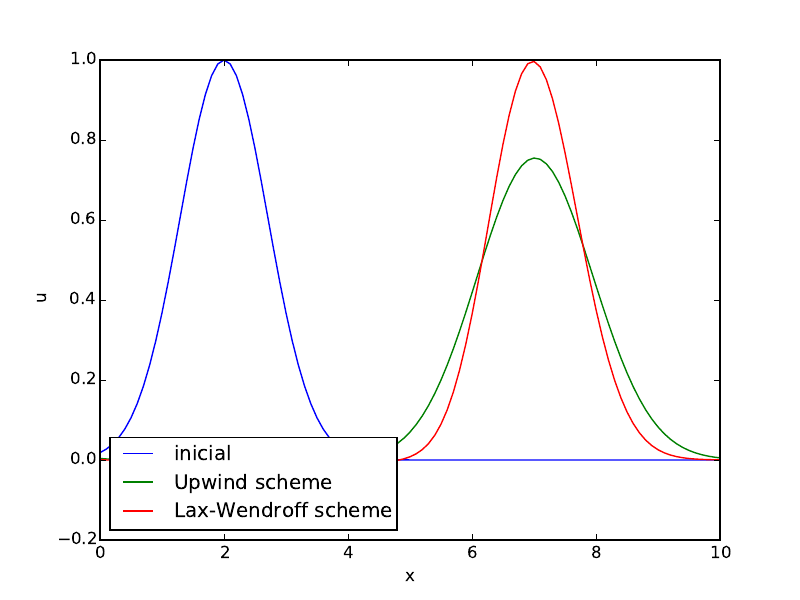

The script that saved this image:
import numpy as np
import matplotlib.pyplot as plt


def upwind(u_now, alpha, N_t):
    u_new = u_now.copy()
    N_x = len(u_now)
    for j in range(N_t):
        for i in range(N_x):
            u_new[i] = u_now[i] - alpha * (u_now[i] - u_now[i-1])

        u_now = u_new.copy()
    return u_now

def lax_wendroff(u_now, alpha, N_t):
    u_new = u_now.copy()
    N_x = len(u_now)
    a = (alpha/2.0)*(alpha+1.0)
    b = 1.0 -alpha**2
    c = (alpha/2.0)*(alpha-1.0)

    for j in range(N_t):
        for i in range(N_x):
            u_new[i] = a * u_now[i-1] + b * u_now[i] + c * u_now[(i+1)%N_x]

        u_now = u_new.copy()
    return u_now

def inicial(L=10.0, T=10.0, delta_x=0.1, delta_t=0.05, c=0.5):
    alpha = c * delta_t/delta_x
    print('alpha = {}'.format(alpha))
    N_x = int(L/delta_x + 1)
    N_t = int(T/delta_t + 1)
    x = np.linspace(0,L,N_x)
    u = np.exp(-(2.0-x)**2)
    return x, u, alpha, N_t


x, u, alpha, N_t = inicial()
plt.plot(x,u, label='inicial')

u = upwind(u, alpha, N_t)
plt.plot(x,u, label='Upwind scheme')

x, u, alpha, N_t = inicial()
u = lax_wendroff(u, alpha, N_t)
plt.plot(x,u, label='Lax-Wendroff scheme')

plt.legend(loc=3)
plt.xlabel('x')
plt.ylabel('u')
plt.savefig('advection.pdf')
